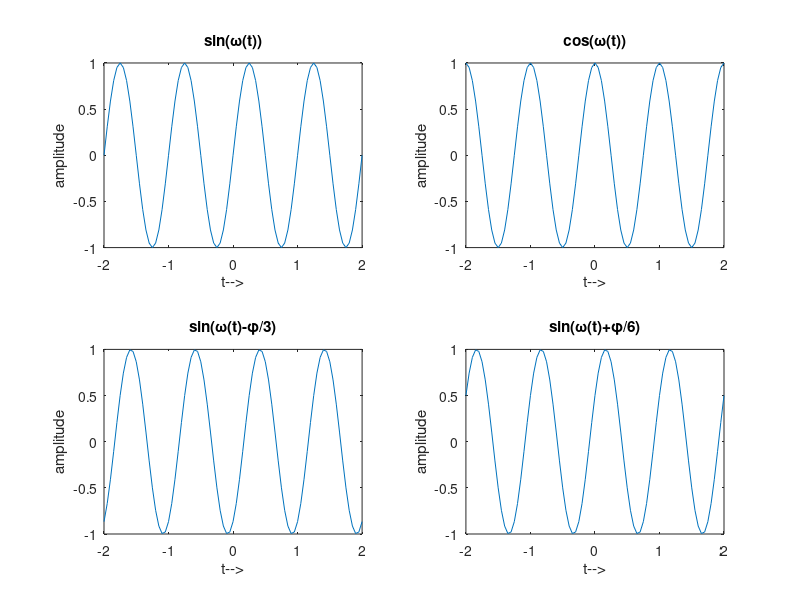

Source code (MATLAB):
t=-2:0.05:2;
f=1; % frequency = 1Hz
omega=2*pi*f;

y = sin(omega*t);
subplot(2,2,1)
plot(t,y)
xlabel('t-->')
ylabel('amplitude')
title('sin(\omega(t))')

y = cos(omega*t);
subplot(2,2,2)
plot(t,y)
xlabel('t-->')
ylabel('amplitude')
title('cos(\omega(t))')

y = sin(omega*t-pi/3);
subplot(2,2,3)
plot(t,y)
xlabel('t-->')
ylabel('amplitude')
title('sin(\omega(t)-\phi/3)')

y = sin(omega*t+pi/6);
subplot(2,2,4)
plot(t,y)
xlabel('t-->')
ylabel('amplitude')
title('sin(\omega(t)+\phi/6)')
